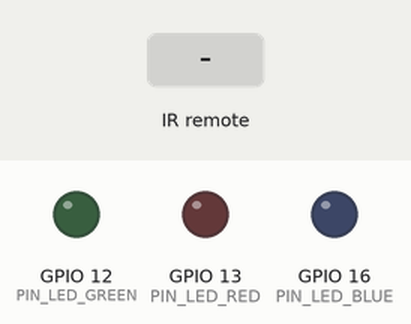
Bench run of a sketch on a simulated ESP8266 (NodeMCU). Parts: output pins drawn as LEDs (lit = HIGH). The test bench sets the inputs (shaded band). WiFi joins after 1.5 s; servers stay silent unless stated; uploads are accepted with an empty reply; what the sketch prints to the serial monitor is not drawn.

Above: at 2.3 s.
2.4 s: infrared code 0xE0E036C9 received
At 3.2 s:
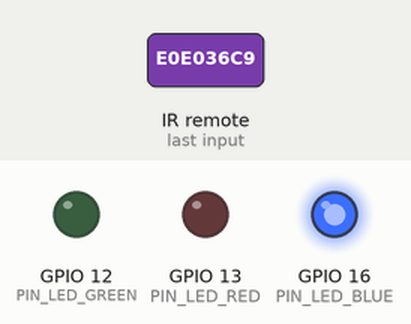
5.4 s: infrared code 0xE0E028D7 received
At 6.75 s:
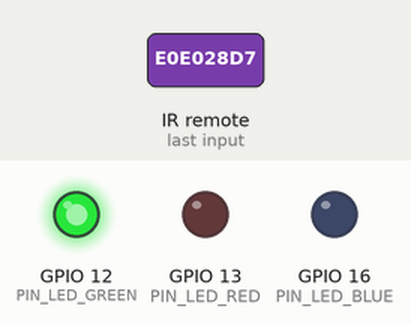
8.2 s: infrared code 0xE0E0A857 received
At 10.9 s:
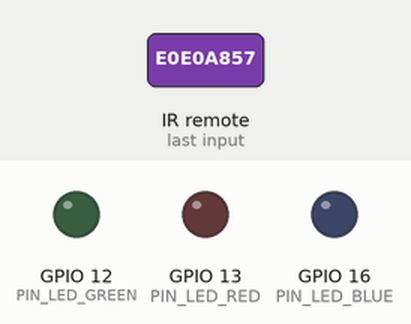
Timing chart, 0 to 12.4 s (numbered marks = the images above; inputs shaded):
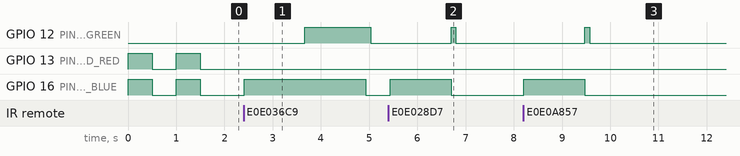

Measured:
- after the input at 2.4 s, GPIO 12 (PIN_LED_GREEN): LOW → HIGH after 1.3 s, → LOW 1.4 s later; GPIO 16 (PIN_LED_BLUE): LOW → HIGH at once, → LOW 2.5 s later
- after the input at 5.4 s, GPIO 12 (PIN_LED_GREEN): LOW → HIGH after 1.3 s, → LOW 0.10 s later; GPIO 16 (PIN_LED_BLUE): LOW → HIGH at once, → LOW 1.3 s later
- after the input at 8.2 s, GPIO 12 (PIN_LED_GREEN): LOW → HIGH after 1.3 s, → LOW 0.10 s later; GPIO 16 (PIN_LED_BLUE): LOW → HIGH at once, → LOW 1.3 s later
- by itself, GPIO 13 (PIN_LED_RED), GPIO 16 (PIN_LED_BLUE): alternates HIGH for 0.50 s and LOW for 0.50 s

The sketch:

mopidy-remote-control.ino
```cpp
#include <Arduino.h>
#include <ESP8266WiFi.h>
#include <ESP8266HTTPClient.h>
#include <IRremoteESP8266.h>
#include "Buttons.h"
#include "wificreditnails.h"
#include "httpresult.h"

#define CLIENT_TIMEOUT 10000
#define CLIENT_REPLY_LEN  32
#define MOPIDY_HOST    "192.168.1.60"
#define MOPIDY_PORT    6680

#define LEDS_COUNT     3
#define PIN_LED_RED   13 //D7
#define PIN_LED_GREEN 12 //D6
#define PIN_LED_BLUE  16 //D0

#define VOLUME_STEP    3

const int RECV_PIN = 14;

IRrecv irrecv(RECV_PIN);
decode_results results;

int leds[LEDS_COUNT] = {
  PIN_LED_RED,
  PIN_LED_GREEN,
  PIN_LED_BLUE
};

char* out;

void setup()
{
  out = (char*)malloc(sizeof(char) * CLIENT_REPLY_LEN);

  for (int i = 0; i < LEDS_COUNT; i++)
    pinMode(leds[i], OUTPUT);

  Serial.begin(115200);
  irrecv.enableIRIn(); // Start the receiver
  Serial.println("IR started");

  Serial.print("Wifi connecting...");
  WiFi.mode(WIFI_STA);
  WiFi.begin(wifi_ssid, wifi_password);
}

bool wifi_displayed = 0;
bool wifi_led_state = 0;

void loop() {

  if (WiFi.status() != WL_CONNECTED) {
    wifi_led_state = !wifi_led_state;
    digitalWrite(PIN_LED_RED, wifi_led_state);
    digitalWrite(PIN_LED_BLUE, wifi_led_state);
    Serial.print(".");
    delay(500);
  } else {
    for (int i = 0; i < LEDS_COUNT; i++)
      digitalWrite(leds[i], LOW);

    if (!wifi_displayed) {
      Serial.print("IP: ");
      Serial.println(WiFi.localIP());
      wifi_displayed  = true;
    }

    if (irrecv.decode(&results)) {
      Serial.print("IR says: ");
      Serial.println(results.value, HEX);

      RequestBind _req;
      RequestBind* req = NULL;
      switch (results.value) {
        case BTN_A:
          digitalWrite(PIN_LED_BLUE, HIGH);
          if (doRequest(&CMD_GET_STATE, MOPIDY_HOST, MOPIDY_PORT, out) == CONN_OK) {
            digitalWrite(PIN_LED_GREEN, HIGH);
            if (strcmp(out, REPLY_PLAYING) == 0)
              req = &CMD_PAUSE;
            else
              req = &CMD_PLAY;
          } else {
            digitalWrite(PIN_LED_RED, HIGH);
            Serial.println("Failed to get state :(");
            req = &CMD_PLAY;
          }
          digitalWrite(PIN_LED_BLUE, LOW);
          break;
        case BTN_B:
          req = &CMD_STOP;
          break;
        case BTN_C:
        case BTN_D:
          digitalWrite(PIN_LED_BLUE, HIGH);
          if (doRequest(&CMD_GET_VOLUME, MOPIDY_HOST, MOPIDY_PORT, out) == CONN_OK) {
            digitalWrite(PIN_LED_GREEN, HIGH);
            int volume = atoi(out);
            if ((volume == 0 && results.value == BTN_C) || (volume == 100 && results.value == BTN_D)) {
              Serial.println("Volume already at limit, skipping");
            }
            else
            {
              Serial.print("Current volume: ");
              Serial.println(volume);
              if (results.value == BTN_C)
                volume -= VOLUME_STEP;
              if (results.value == BTN_D)
                volume += VOLUME_STEP;
              _req = CMD_SET_VOLUME(volume);
              Serial.print(" *** ");
              Serial.println(volume);
              Serial.print(" *** ");
              Serial.println(_req.payload);
              req = &_req;
            }
          } else {
            digitalWrite(PIN_LED_RED, HIGH);
            Serial.println("Failed to get volume :(");
          }
          digitalWrite(PIN_LED_BLUE, LOW);
          break;
      }

      if (req != NULL) {
        digitalWrite(PIN_LED_BLUE, HIGH);
        int req_result = doRequest(req, MOPIDY_HOST, MOPIDY_PORT, out);

        switch (req_result) {
          case CONN_OK:
            digitalWrite(PIN_LED_BLUE, LOW);
            digitalWrite(PIN_LED_GREEN, HIGH);
            break;
          case CONN_FAILED:
          case CONN_TIMEOUT:
            Serial.println("*** failed!");
            digitalWrite(PIN_LED_BLUE, LOW);
            digitalWrite(PIN_LED_RED, HIGH);
            delay(500);
            break;
        }
        Serial.print("execution result: ");
        Serial.println(out);
      }

      irrecv.resume(); // Receive the next value
    }
    delay(100);
  }
}

const char* RESULT_MARK = "result\": ";

int doRequest(const RequestBind * request, char* host, const int port, char* out) {
  Serial.print("connecting to ");
  Serial.println(host);

  WiFiClient client;
  if (!client.connect(host, port)) {
    Serial.println("connection failed");
    return CONN_FAILED;
  }

  Serial.print("Requesting URL: ");
  Serial.println(request->path);

  client.print(request->method);
  client.print(" ");
  client.print(request->path);
  client.println(" HTTP/1.1");
  client.print("Host: ");
  client.print(host);
  client.print(":");
  client.println(port);
  client.println("Connection: close");
  if (strcmp(request->method, "POST") == 0) {
    client.println("Content-Type: application/x-www-form-urlencoded");
    client.print("Content-Length: ");
    client.println(strlen(request->payload));
    client.println();
    client.println(request->payload);
  }

  unsigned long timeout = millis();
  while (client.available() == 0) {
    if (millis() - timeout > CLIENT_TIMEOUT) {
      client.stop();
      return CONN_TIMEOUT;
    }
  }

  // Read all the lines of the reply from server and print them to Serial
  while (client.available()) {
    String line = client.readStringUntil('\r');
    if (line.indexOf("jsonrpc") != -1) {
      int a = line.lastIndexOf(RESULT_MARK);
      if (a != -1) {
        int b = line.lastIndexOf("}");
        if (b != -1) {
          strcpy(out, line.substring(a + strlen(RESULT_MARK), b).c_str());
        } else
          out = "";
      } else
        out = "";
    }
    // Serial.print(line);
  }

  Serial.println();
  return CONN_OK;
}
```

Buttons.h
```cpp
#define BTN_A 0xE0E036C9
#define BTN_B 0xE0E028D7
#define BTN_C 0xE0E0A857
#define BTN_D 0xE0E06897

typedef struct _bind_02 {
  char* method;
  char* path;
  char* payload;
} RequestBind;

char* REPLY_STOPPED = "\"stopped\"";

char* REPLY_PLAYING = "\"playing\"";

RequestBind CMD_PLAY  = { "POST", "/mopidy/rpc", "{\"jsonrpc\": \"2.0\", \"id\": 1, \"method\": \"core.playback.play\"}" };

RequestBind CMD_PAUSE  = { "POST", "/mopidy/rpc", "{\"jsonrpc\": \"2.0\", \"id\": 1, \"method\": \"core.playback.pause\"}" };

RequestBind CMD_STOP  = { "POST", "/mopidy/rpc", "{\"jsonrpc\": \"2.0\", \"id\": 1, \"method\": \"core.playback.stop\"}" };

RequestBind CMD_GET_STATE = { "POST", "/mopidy/rpc", "{\"jsonrpc\": \"2.0\", \"id\": 1, \"method\": \"core.playback.get_state\"}" };

RequestBind CMD_GET_VOLUME = { "POST", "/mopidy/rpc", "{\"jsonrpc\": \"2.0\", \"id\": 1, \"method\": \"core.mixer.get_volume\"}" };

//RequestBind CMD_SET_VOLUME = { "POST", "/mopidy/rpc", "{\"jsonrpc\": \"2.0\", \"id\": 1, \"method\": \"core.mixer.set_volume\", \"params\":[%i]}" };

const int params_shift = 73;

RequestBind CMD_SET_VOLUME(int value) {
  if (value < 0)
    value = 0;
  if (value > 100)
    value = 100;

  char* value_str = (char *)malloc(sizeof(char) * 4);
  value_str = itoa(value, value_str, 10);
  RequestBind result = { "POST", "/mopidy/rpc", "{\"jsonrpc\": \"2.0\", \"id\": 1, \"method\": \"core.mixer.set_volume\", \"params\":[   ]}" };

  for(int i = 0, l = strlen(value_str); i < 3; i++) {
    Serial.print(value_str[i]);
    Serial.print(" > ");
    Serial.print(result.payload[params_shift + i]);
    Serial.println("");
    result.payload[params_shift + i] = (i < l) ? value_str[i] : ' ';
  }
  free(value_str);
  return result;
}
```

httpresult.h
```cpp
#define CONN_OK      0x00
#define CONN_FAILED  0x01
#define CONN_TIMEOUT 0x02
```

wificreditnails.h
```cpp
const char* wifi_ssid     = "wifi-12-private";
const char* wifi_password = "9263777101";
```
